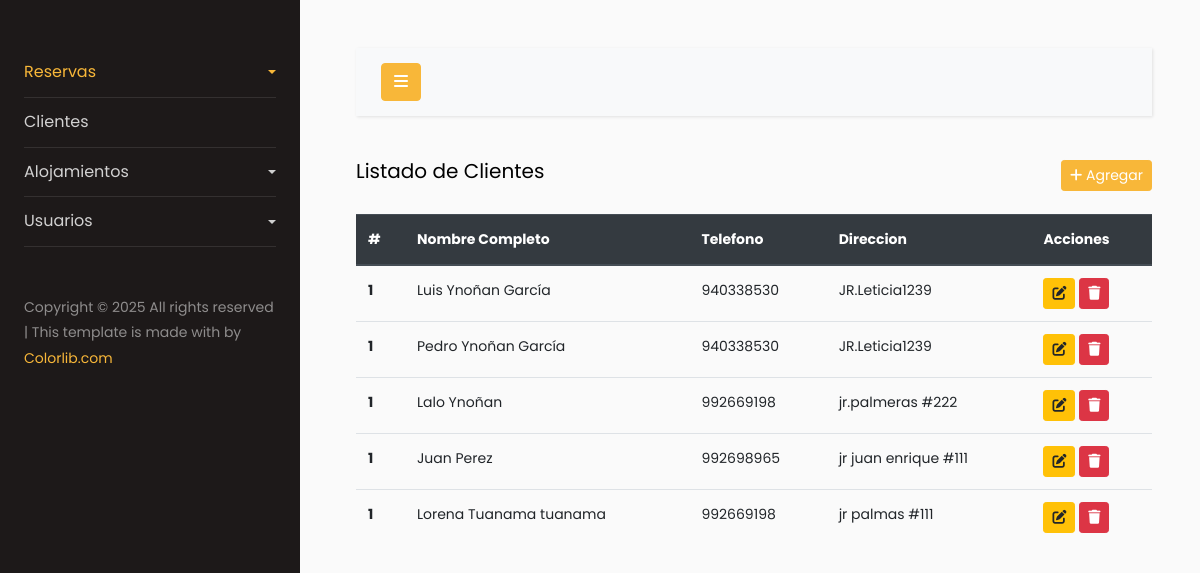
The page /clientes/ (signed in) on the database as committed earlier.
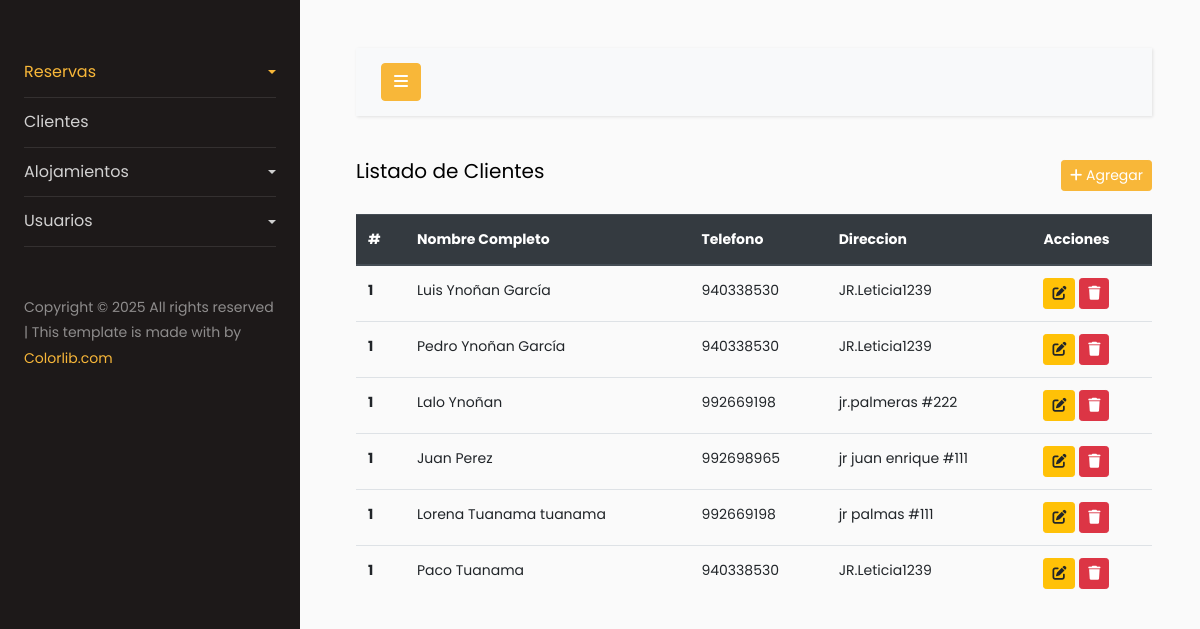
The same page on the database as committed later.
### clientes/models.py (models this page shows, shortened)
class ModelsClientes(models.Model):
    name_customer = models.CharField(max_length=100, verbose_name='Nombre Completo')
    last_name_customer = models.CharField(max_length=100, verbose_name='Apellido')
    email_customer = models.EmailField(max_length=100, unique=True, verbose_name='Email')
    phone_customer = models.CharField(max_length=100, verbose_name='Telefono')
    address_customer = models.CharField(max_length=100, verbose_name='Direccion')
    city_customer = models.CharField(max_length=100, verbose_name='Ciudad')
    active_customer = models.BooleanField(verbose_name='Estado', default=True)
    date_create_customer = models.DateTimeField(auto_now_add=True, verbose_name='Fecha de creacion')
    class Meta:
        verbose_name = 'Cliente'
        verbose_name_plural = 'Clientes'
        db_table = 'clientes'

### clientes/views.py (the view)
# urls.py: path('', ClientesView.as_view(), name='index-clientes'),
class ClientesView(LoginRequiredMixin, ListView):
    model = ModelsClientes
    context_object_name = 'clientes'
    template_name = 'index-clientes.html'

### clientes/templates/index-clientes.html
{% extends 'index-intranet.html' %} {% block content %}
<div
  class="d-flex justify-content-between align-items-center"
  style="margin-bottom: 20px"
>
  <h5>Listado de Clientes</h5>
  <a href="{% url 'clientes:crear-cliente' %}" class="btn btn-primary btn-sm"
    ><i class="fa-solid fa-plus"></i> Agregar</a>
</div>
<table class="table table-hover">
  <thead class="thead-dark">
    <tr>
      <th scope="col">#</th>
      <th scope="col">Nombre Completo</th>
      <th scope="col">Telefono</th>
      <th scope="col">Direccion</th>
      <th scope="col">Acciones</th>
    </tr>
  </thead>
  <tbody>
    {% for i in clientes %}
    <tr>
      <th scope="row">1</th>
      <td>{{ i.name_customer }} {{i.last_name_customer}}</td>
      <td>{{ i.phone_customer}}</td>
      <td>{{ i.address_customer}}</td>
      <td>
        <a href="{% url 'clientes:editar-cliente' i.id %}" class="btn btn-warning btn-sm"><i class="fa-solid fa-pen-to-square"></i></a>
        <a href="" class="btn btn-danger btn-sm"><i class="fa-solid fa-trash"></i></a>
      </td>
    </tr>
    {% endfor %}
  </tbody>
</table>
{% endblock %}

### magdalen_intranet/templates/index-intranet.html (shortened to what this page needs)
{% load static %}
<!doctype html>
<html lang="en">
<head>
    <link rel="stylesheet" href="https://stackpath.bootstrapcdn.com/font-awesome/4.7.0/css/font-awesome.min.css">
    <link rel="stylesheet" href="{% static 'css/style.css' %}">
    <link rel="stylesheet" href="{% static 'css/style-status.css' %}" class="css">
    <link rel="stylesheet" href="https://cdnjs.cloudflare.com/ajax/libs/font-awesome/6.7.2/css/all.min.css"
 />
        <link href="https://cdn.jsdelivr.net/npm/select2@4.1.0-rc.0/dist/css/select2.min.css" rel="stylesheet" />
</head>
<body>
    <div class="wrapper d-flex align-items-stretch">
        <nav id="sidebar">
            <div class="p-4 pt-5">
                <ul class="list-unstyled components mb-5">
                    <li class="active">
                        <a href="#homeSubmenu" data-toggle="collapse" aria-expanded="false"
                            class="dropdown-toggle">Reservas</a>
                    </li>
                    <li>
                        <a href="{% url 'clientes:index-clientes' %}">Clientes</a>
                    </li>
                    <li>
                        <a href="#pageSubmenu" data-toggle="collapse" aria-expanded="false"
                            class="dropdown-toggle">Alojamientos</a>
                    </li>
                    <li>
                        <a href="#pageUser" data-toggle="collapse" aria-expanded="false"
                            class="dropdown-toggle">Usuarios</a>
                    </li>
                </ul>
                <div class="footer">
                    <p>
                        Copyright &copy;
                        <script>document.write(new Date().getFullYear());</script> All rights reserved | This template
                        is made with  by <a href="https://colorlib.com"
                            target="_blank">Colorlib.com</a>
                    </p>
                </div>
            </div>
        </nav>
        <div id="content" class="p-4 p-md-5">
            <nav class="navbar navbar-expand-lg navbar-light bg-light">
                <div class="container-fluid">
                    <button type="button" id="sidebarCollapse" class="btn btn-primary">
                        <i class="fa fa-bars"></i>
                    </button>
                </div>
            </nav>
            {% block content %}
            {% endblock %}
        </div>
    </div>
</body>
</html>

Rows that differ between the two databases and show on the page:
added ModelsClientes: name_customer "Paco", last_name_customer "Tuanama", phone_customer "940338530", address_customer "JR.Leticia1239"
